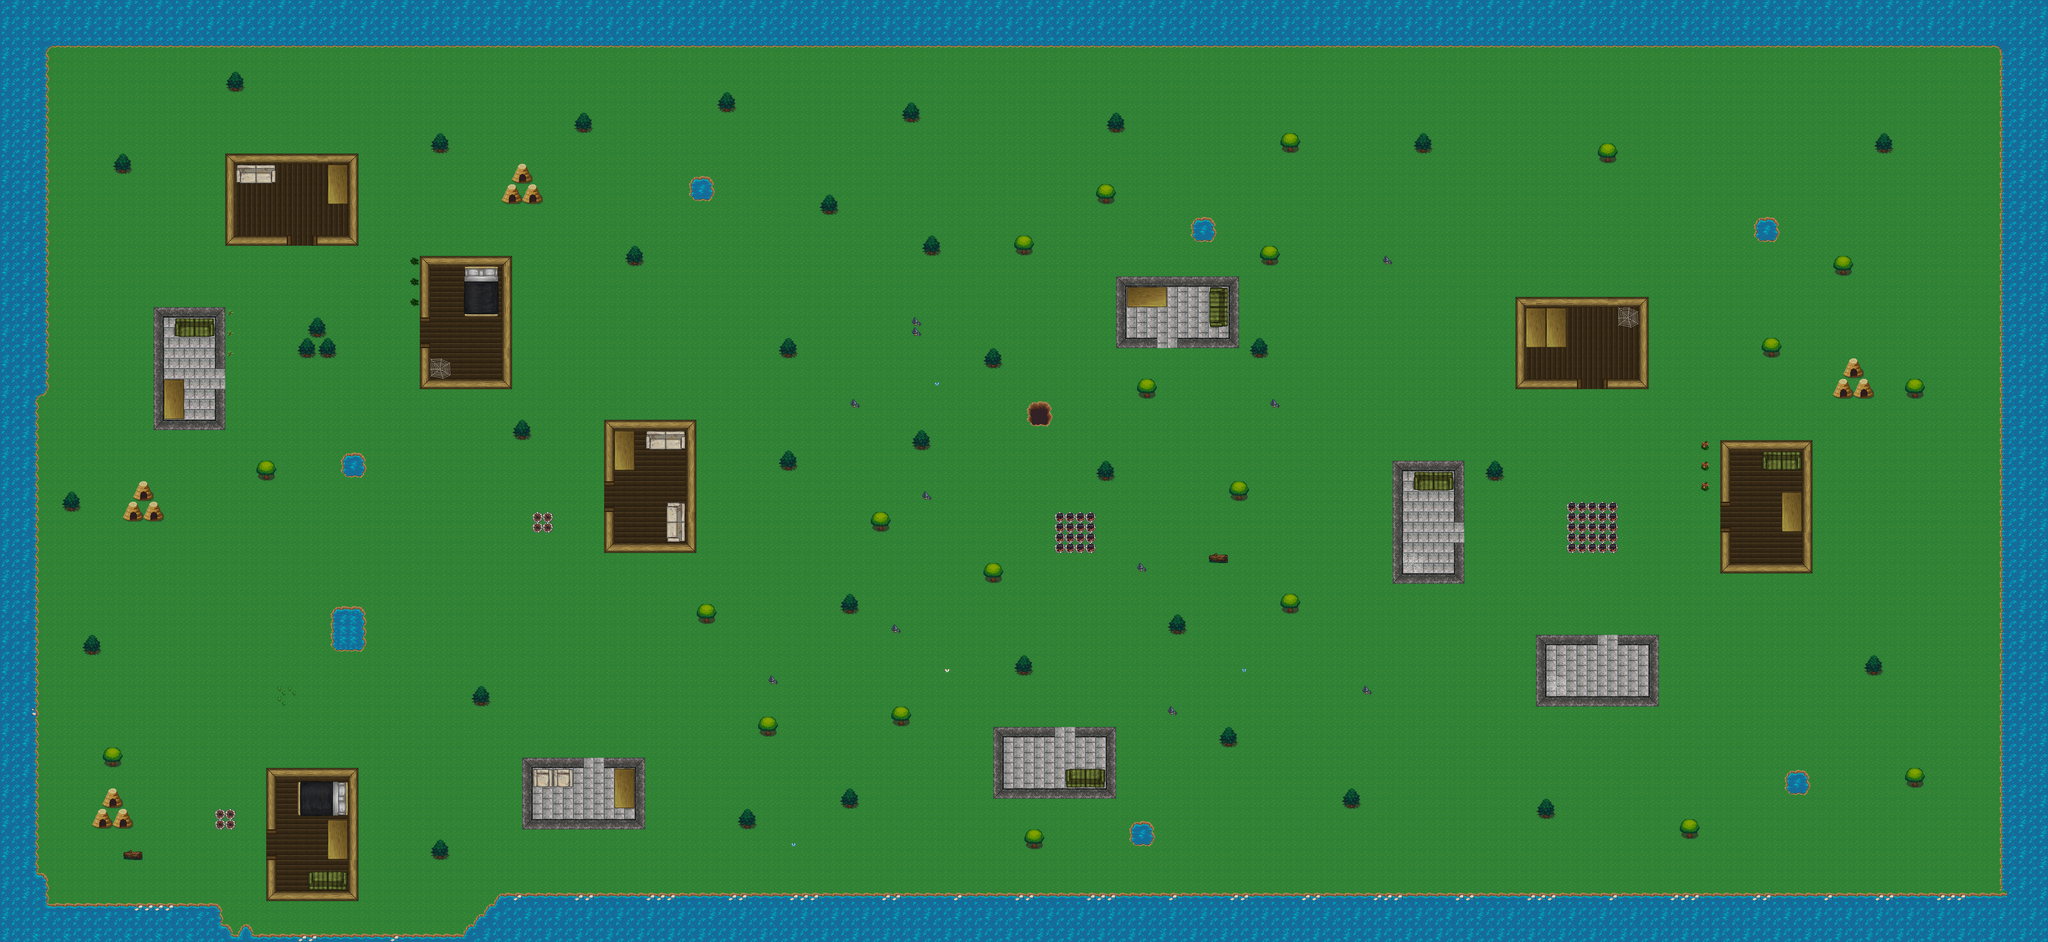

This game map was drawn from its Tiled (.tmx) file and the tilesets committed beside it. A one-line description and the trimmed map source follow:
An orthogonal 200x92 tile map with 32x32 px tiles, 8 tile layers (Grass, Lake, wood-wall, Tile Layer 2, ...), 1 hidden layer not drawn, 3 tilesets and 255 objects (42x Item.medkit, 32x Item.rifleammo, 19x Spawner.zombie, 16x Item.handgunammo, 15x Item.rifle, ...).

<map version="1.10" tiledversion="1.10.2" orientation="orthogonal" renderorder="right-down" width="200" height="92" tilewidth="32" tileheight="32" infinite="0" nextlayerid="15" nextobjectid="703">
 <tileset firstgid="1" source="forest_tiles.tsx" />
 <tileset firstgid="257" source="house_tiles.tsx" />
 <tileset firstgid="924" source="object_tiles.tsx" />
 <layer id="1" name="Grass" width="200" height="92">
  <data>[18400 cells, 18400 non-empty, 5 distinct tile ids]</data>
 </layer>
 <layer id="2" name="Lake" width="200" height="92">
  <data>[18400 cells, 20 non-empty, 12 distinct tile ids]</data>
 </layer>
 <layer id="3" width="200" height="92">
  <data>[18400 cells, 0 non-empty, 0 distinct tile ids]</data>
 </layer>
 <layer id="4" name="wood-wall" width="200" height="92">
  <data>[18400 cells, 72 non-empty, 6 distinct tile ids]</data>
 </layer>
 <layer id="5" name="Tile Layer 2" width="200" height="92">
  <data>[18400 cells, 386 non-empty, 28 distinct tile ids]</data>
 </layer>
 <layer id="6" name="Houses" width="200" height="92">
  <data>[18400 cells, 1435 non-empty, 68 distinct tile ids]</data>
 </layer>
 <objectgroup id="7" name="houses-collision" visible="0">
  <object id="25" x="832" y="2592">
   <polyline points="0,0 0,-192 288,-192 288,224 0,224 0,160 0.125,79 31.875,79.25 32,192 256,192 256,-160 32,-160 32,0 32,16.7273 -0.0909091,17 -0.0909091,0" />
  </object>
  <object id="83" x="832" y="2592">
   <polyline points="0,0 0,-192 288,-192 288,224 0,224 0,160 0.125,79 31.875,79.25 32,192 256,192 256,-160 32,-160 32,0 32,16.7273 -0.0909091,17 -0.0909091,0" />
  </object>
  <object id="129" x="4350" y="1442">
   <polyline points="0,0 2,382 226,382 226,254 194,254 194,350 34,350 34,30 194,30 194,190 226,190 226,-2 2,-2" />
  </object>
  <object id="132" x="4992" y="1986">
   <polyline points="0,0 -192,-2 -192,222 192,222 192,-2 64,-2 64,30 160,30 160,190 -160,190 -160,30 0,30 0,-2" />
  </object>
  <object id="133" x="4944.67" y="1215.33">
   <polyline points="0,0 -208.667,0.666667 -208.667,-287.333 207.333,-287.333 207.333,0.666667 61.3333,0.666667 61.3333,-31.3333 175.333,-31.3333 175.333,-255.333 -176.667,-255.333 -176.667,-31.3333 -0.666667,-31.3333 0,-1.33333" />
  </object>
  <object id="134" x="5375.33" y="1583.33">
   <polyline points="0,0 0.666667,-207.333 288.667,-207.333 288.667,208.667 0.666667,208.667 0.666667,64.6667 32,64.6667 32.6667,176.667 256.667,176.667 256.667,-175.333 32.6667,-175.333 32.6667,-0.666667 -0.666667,0" />
  </object>
  <object id="140" x="3105" y="2274">
   <polyline points="0,0 -1,222 383,222 383,-2 255,-2 255,30 351,30 351,190 31,190 31,30 191,30 191,-2 -1,-2" />
  </object>
  <object id="141" x="913" y="768">
   <polyline points="0,0 -209,0 -209,-288 207,-288 207,0 62,0 61,-31 175,-32 175,-256 -177,-256 -177,-32 -1,-32 -1,-2" />
  </object>
  <object id="142" x="703" y="1217">
   <polyline points="0,0 1,127 -223,127 -223,-257 1,-257 1,-65 -31,-65 -31,-225 -191,-225 -191,95 -31,95 -31,-1 1,-1" />
  </object>
  <object id="196" x="5880" y="-728" />
  <object id="198" x="4169.7" y="-509.091" />
  <object id="212" x="3488" y="861.333">
   <polyline points="0,0 0,226.667 128,226.667 128,194.667 32,194.667 32,34.6667 352,34.6667 352,194.667 192,194.667 192,226.667 384,226.667 384,2.66667 0,2.66667" />
  </object>
  <object id="219" x="-148" y="1366">
   <polyline points="0,0 0,-4" />
  </object>
  <object id="295" x="1890" y="1518">
   <polyline points="0,0 -2,-206 286,-206 286,210 -2,210 -6,64 26,64 30,178 254,178 254,-174 30,-174 32,2 2,2" />
  </object>
  <object id="297" x="1824" y="2368">
   <polyline points="0,0 -192,0 -192,224 192,224 192,0 64,0 64,32 160,32 160,192 -160,192 -160,32 0,32 0,0" />
  </object>
  <object id="304" x="516" y="1182">
   <polyline points="0,0 60,2 60,130" />
  </object>
  <object id="305" x="5632" y="1536">
   <polyline points="0,0 -64,0 -64,128 0,128" />
  </object>
  <object id="306" x="4894" y="958">
   <polyline points="0,0 2,130 -126,130" />
  </object>
  <object id="307" x="3648" y="896">
   <polyline points="0,0 0,64 -128,64" />
  </object>
  <object id="308" x="1986" y="1340">
   <polyline points="0,0 -2,132 -66,132" />
  </object>
  <object id="309" x="512" y="1184">
   <polyline points="0,0 64,0 64,128" />
  </object>
  <object id="310" x="1024" y="506">
   <polyline points="0,0 0,134 64,134" />
  </object>
  <object id="311" x="1920" y="2400">
   <polyline points="0,0 0,128 64,128" />
  </object>
  <object id="702" x="1312" y="1088">
   <polyline points="0,0 0,128 288,128 288,-288 0,-288 0,-96 0.333333,-79.3333 31.6667,-80 32,-96 32,-256 256,-256 256,96 32,96 32,0 32.5,-16.5 0,-16.5 0.5,-0.5" />
  </object>
 </objectgroup>
 <layer id="8" name="house-objects" width="200" height="92">
  <data>[18400 cells, 266 non-empty, 65 distinct tile ids]</data>
 </layer>
 <objectgroup id="9" name="objects-collision" visible="0">
  <!-- 58 objects omitted --></objectgroup>
 <layer id="10" name="water" width="200" height="92">
  <data>[18400 cells, 2684 non-empty, 22 distinct tile ids]</data>
 </layer>
 <objectgroup id="11" name="collision" visible="0">
  <!-- 7 objects omitted --></objectgroup>
 <objectgroup id="12" name="spawners-zombies" visible="0">
  <!-- 28 objects omitted --></objectgroup>
 <layer id="13" name="fire" width="200" height="92" visible="0">
  <data>[18400 cells, 5 non-empty, 1 distinct tile ids]</data>
 </layer>
 <objectgroup id="14" name="inventory-items" visible="0">
  <!-- 138 objects omitted --></objectgroup>
</map>
<!-- 231 of 255 objects omitted -->
